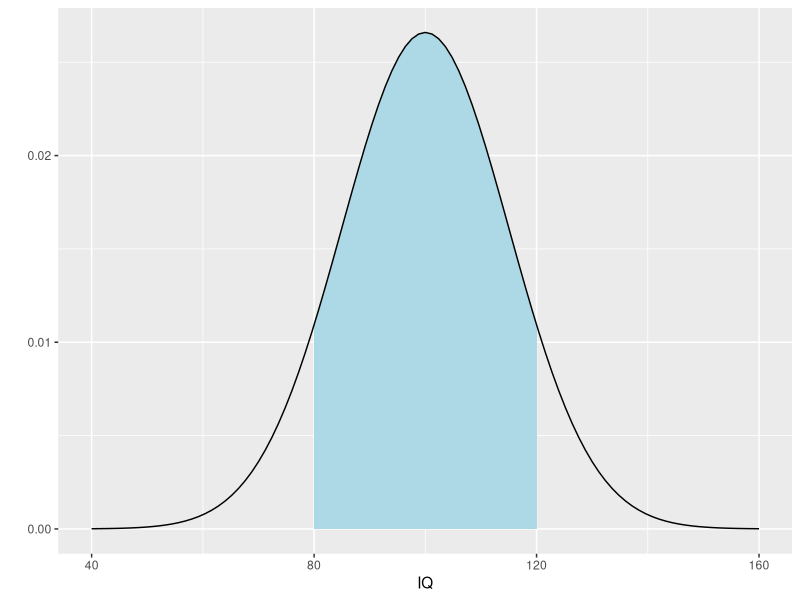
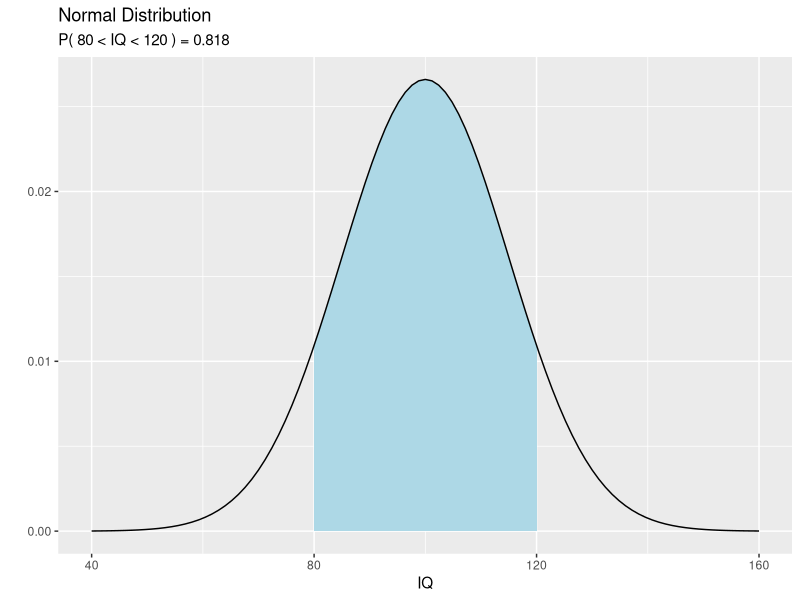
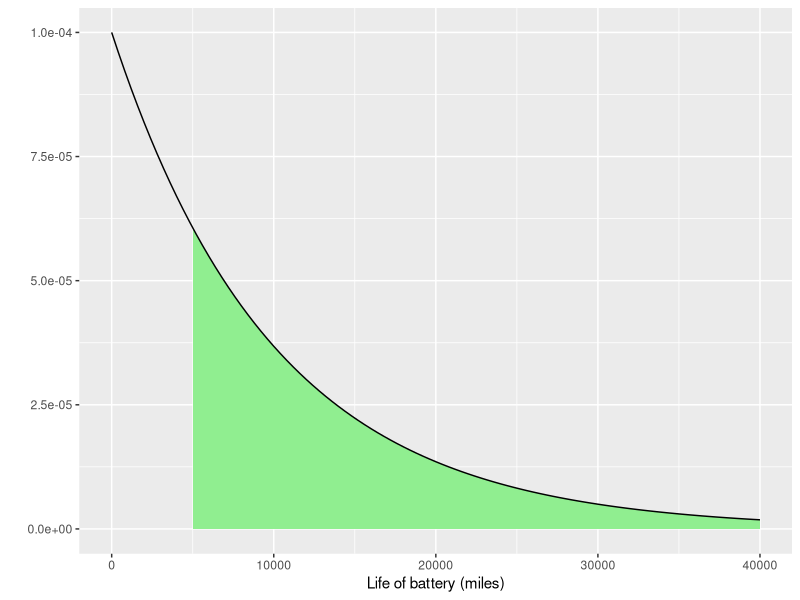
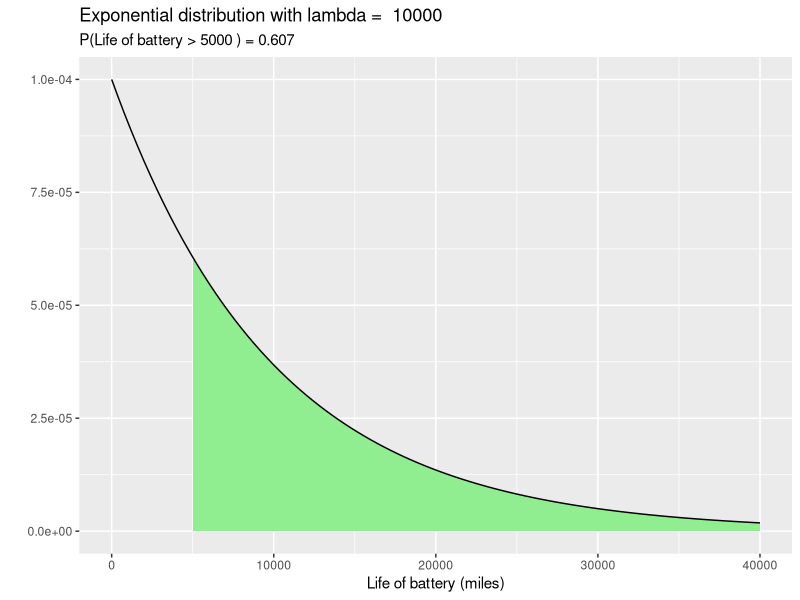

These charts were generated, in order, by the following R code:
##################################################
#
# Plotting Probability Distributions and
# Calculating Probabilities
#
# Student name(s): 
#
##################################################
#
# Directions: (1) read through and run the code to
# understand what it does. 
# (2) Do the exercises, copying code and changing
# comments to match to content for each question
#
#################################################
#
# Answers:  Submit an R script that will produce
# the plots that answer the exercises.
#
############## Setup ##############
# We will use tibbles, pipes, and ggplot
require(tidyverse)


######## Example of probabilities with a normal curve #########
# Question:
# Children's IQ scores are normally distributed with a
# mean of 100 and a standard deviation of 15. What
# proportion of children have an IQ between 80 and 120?

# Set the parameters for the distribution
mu <- 100      # mean
sigma <- 15    # standard deviation
lower <- 80
upper <- 120

# Generate 100 x-values between mu +/- 4sigma 
# These will be used to generate points on the 
# normal curve
# for ggplot to work we need the data in a tibble
data <- tibble(x = seq(mu - 4*sigma,
                       mu + 4*sigma,
                       length = 100))

# plot the normal distribution and
# shade the region
# Note that this calculates the y values 
# on the fly using "dnorm"  ("fun" = function)
myPlot <- data %>% 
  ggplot(aes(x = x)) +
  stat_function(fun = dnorm,                # shade the region
                args = list(mean = mu, 
                            sd = sigma),    # parameters for "dnorm" 
                xlim = c(lower,upper),
                geom = "area",
                fill = "lightblue")  +
  stat_function(fun = dnorm,                # draw the curve
                args = list(mean = mu,
                            sd = sigma)) +  # parameters for "dnorm"
  xlab("IQ") +
  ylab("")

# we saved the plot so that we could add the title to it later
# to look at it now, we need to execute this line
myPlot

# Now calculate the probability 
#  P(80 < x < 100) = P(z_lower < z < z_upper)
# That is, find the area shaded in blue
# For this we use the pnorm function
area <- pnorm(upper, mean = mu, sd = sigma) - 
  pnorm(lower, mean = mu, sd = sigma)

# add probability to the plot formatted properly
result <- paste("P(",lower,"< IQ <",upper,") =",
   signif(area, digits=3))

myPlot + ggtitle("Normal Distribution",
                 subtitle = result) 

##################################################
#
# Exercises - Part A: For each of these problems, 
# create a standard normal plot like above
# with the area shaded and title showing the
# area.
# 
#   (1)  The length of human gestation has a normal 
#   distribution with a mean of 266 days and a standard 
#   deviation of 16 days.  What proportion of pregnancies
#   will last between 240 and 270 days?
#   
#   (2) Entrance t a certain University is determined 
#   by a national test.  The scores on this test are 
#   normally distributed with mean 500 and standard   
#   deviation 100.  What is the probability that a  
#   student makes less than 585 on the exam?
#   
#   (3) If the mean of a random variable with a 
#   normal distribution is 81.1 and the standard 
#   deviation is 4.7, then find the probability 
#   of randomly selecting a value more than 83?
#   
#
##################################################

######## Example of probabilities with an exponential curve #########
# Question:
# The number of miles that a particular car can run before 
# its battery wears out is exponentially distributed 
# with an average of 10,000 miles. The owner of the 
# car needs to take a 5000-mile trip. What is the probability 
# that the driver will be able to complete the trip without having 
# to replace the car battery?

# Set the parameters for the distribution
lambda <- 10000      # lambda = average "lifetime"
rate <- 1/lambda     # parameter for "dexp" is rate = 1/lambda
lower <- 5000
upper <- 4*lambda    # We have to stop the graph somewhere 

# Generate 100 x-values between 0 and 4*lambda
# These will be used to generate points on the 
# exponential curve
# for ggplot to work we need the data in a tibble
data <- tibble(x = seq(0, 4*lambda,length = 100))

# plot the exponential distribution and
# shade the region
# Note that this calculates the y values 
# on the fly using "dexp" 
myPlot <- data %>% 
  ggplot(aes(x = x)) +
  stat_function(fun = dexp,                   
                args = list(rate = rate),     # parameters for "dexp"   
                xlim = c(lower,upper),
                geom = "area",                # shade the region
                fill = "lightgreen")  +
  stat_function(fun = dexp,                   # draw the curve
                args = list(rate = rate)) +   # parameters for "dexp" 
  xlab("Life of battery (miles)") +
  ylab("")

# we saved the plot so that we could add the title to it later
# to look at it now, we need to execute this line
myPlot

# Now calculate the probability 
#  P( x < upper) 
# That is, find the area shaded in green
# For this we use the pexp function
# Note that 
area <- 1 - pexp(lower, rate = 1/lambda)

# add probability to the plot formatted properly
result <- paste("P(Life of battery >",lower,") =",
   signif(area, digits=3))

myPlot + ggtitle(paste("Exponential distribution with lambda = ",
                       lambda),
                 subtitle = result) 

##################################################
#
# Exercises - Part B: For each of these problems, 
# create an plot like above
# with the area shaded and title showing the
# area.
# 
#   (4)  a) On the average, a certain computer part 
#   lasts ten years. The length of time the computer 
#   part lasts is exponentially distributed. What is the
#   probability that the part will last between 7 and 11
#   years?
#   (4)  b) Eighty percent of these computer parts last 
#   at most how long?  (Hint: what R function is the 
#   inverse of pexp?)
#   
#   (5) What is the probability that a chi-square random 
#   variable with 10 degrees of freedom is greater 
#   than 15.99?  (This curve can be graphed on the
#   interval [0,5].)
#
#   (6) Find the probability that an F-statistics is
#   less than 0.595 if the degrees of freedom are 
#   df = 11 and df = 6.  (This curve can be graphed on the
#   interval [0,5].)
#
##################################################
